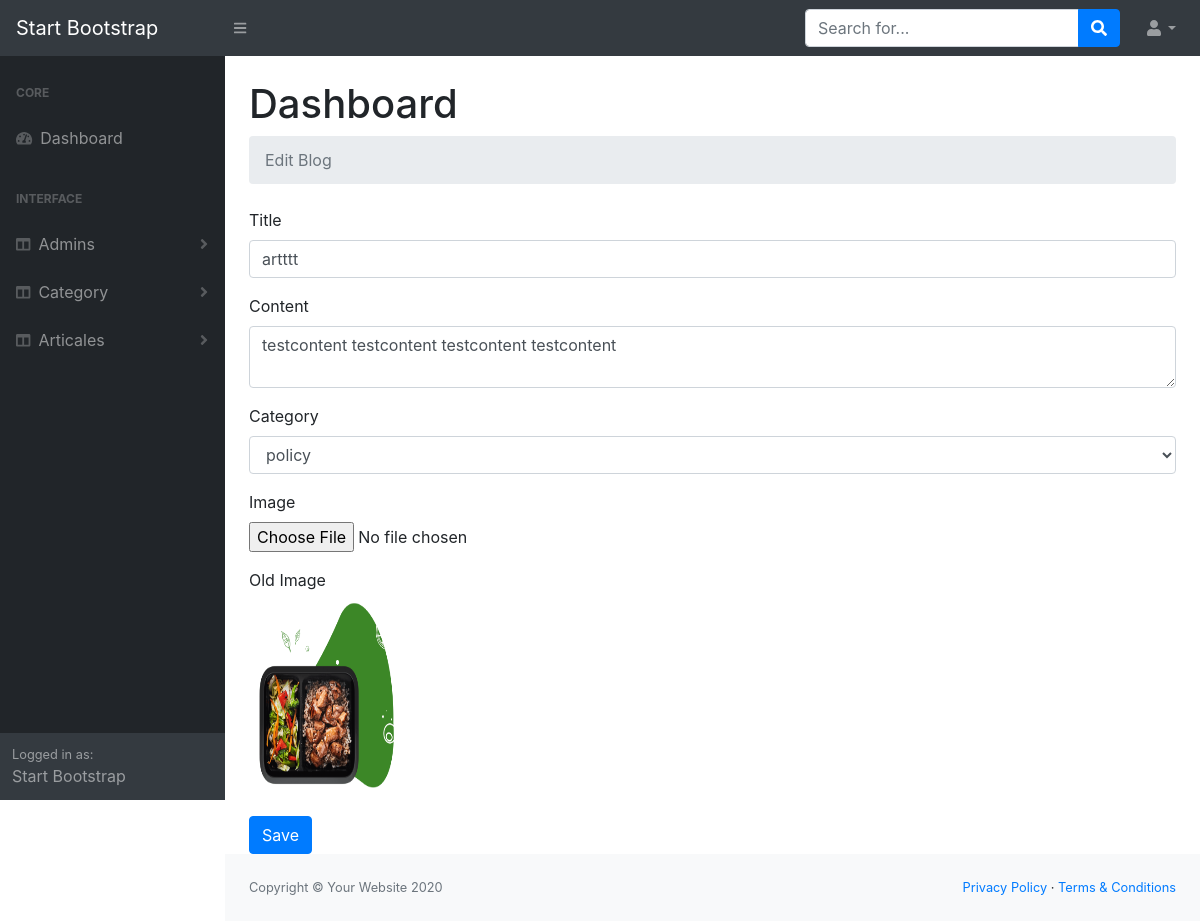
/Admin/Articales/edit.php?id=1 (signed in), run on the app's committed database.
### tables this page shows
CREATE TABLE `articales` (
  `id` int(11) NOT NULL,
  `title` char(100) NOT NULL,
  `content` varchar(5000) NOT NULL,
  `image` char(30) NOT NULL,
  `cat_id` int(11) NOT NULL,
  `addedby` int(11) NOT NULL
);

CREATE TABLE `category` (
  `id` int(11) NOT NULL,
  `title` char(30) NOT NULL
);

### Admin/Articales/edit.php (the view, shortened to what this page needs)
<?php
require '../helpers/dbConnection.php';
require '../helpers/helpers.php';
$sql = "select * from category";
$select_op  = mysqli_query($con,$sql);
$id = sanitize($_GET['id'],1);
$sql = "select * from articales where id=".$id;
$op  = mysqli_query($con,$sql);
$data = mysqli_fetch_assoc($op);
 require '../Layouts/header.php';
 require '../Layouts/topNav.php';
?>
<div id="layoutSidenav">
    <?php
    require '../Layouts/sidNav.php';
 ?>
    <div id="layoutSidenav_content">
        <main>
            <div class="container-fluid">
                <h1 class="mt-4">Dashboard </h1>
                <ol class="breadcrumb mb-4">
                    <li class="breadcrumb-item active">
                    </li>
                </ol>
                <form method="post" action="edit.php?id=<?php  echo $data['id'];?>"
                    enctype="multipart/form-data">
                    <div class="form-group">
                        <label for="exampleInputEmail1">Title</label>
                        <input type="text" name="title" value="<?php echo $data['title'];?>" class="form-control" id="exampleInputName" aria-describedby=""
                            placeholder="Enter Title">
                    </div>
                    <div class="form-group">
                        <label for="exampleInputPassword1">Content</label>
                        <textarea name="content" class="form-control"><?php echo $data['content'];?></textarea>
                    </div>
                    <div class="form-group">
                        <label for="exampleInputPassword1">Category</label>
                        <select name="cat_id" class="form-control">
                            <?php while($result = mysqli_fetch_assoc($select_op)){?>
                            <option value="<?php echo $result['id'];?>"  <?php if($result['id'] == $data['cat_id']){echo 'selected';}?>  ><?php echo $result['title'];?></option>
                            <?php }?>
                        </select>
                    </div>
                    <div class="form-group">
                        <label for="exampleInputEmail1">Image</label><br>
                        <input type="file" name="image"  >
                    </div>
                    <div class="form-group">
                        <label for="exampleInputEmail1">Old Image</label><br>
                        <img src="./uploads/<?php echo $data['image'];?>"  width="150" height="200">
                    </div>
                    <button type="submit" class="btn btn-primary">Save</button>
                </form>
            </div>
        </main>
        <?php
  require '../Layouts/footer.php';
?>

### data on the page
articales: title "artttt", content "testcontent testcontent testcontent testcontent", cat_id "policy", image (picture)

### other printed values
$value "Admins"
$value "Category"
$value "Articales"
$txt "Edit Blog"
